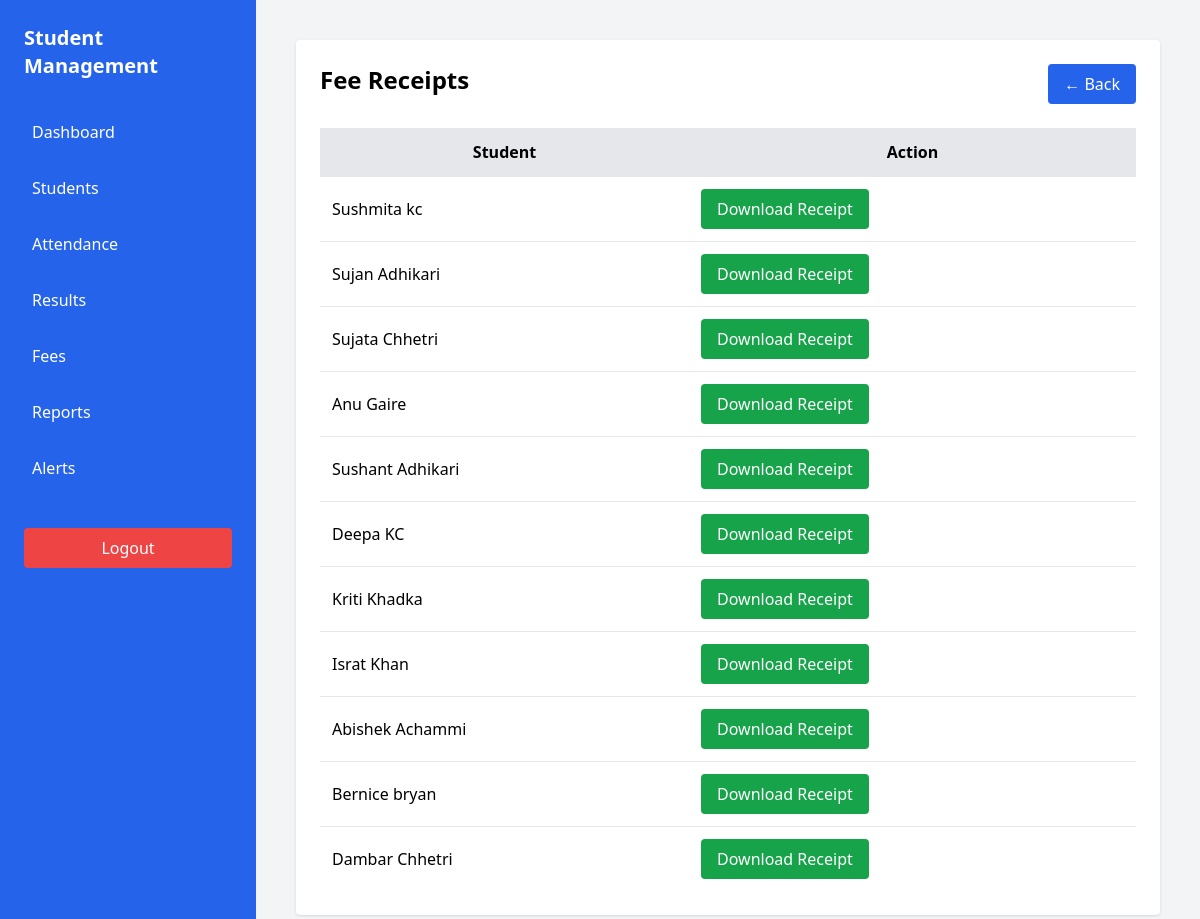
Page /fee_receipts.php on the committed database.
### tables this page shows
CREATE TABLE `students` (
  `student_id` int(11) NOT NULL,
  `first_name` varchar(50) DEFAULT NULL,
  `last_name` varchar(50) DEFAULT NULL,
  `email` varchar(100) DEFAULT NULL,
  `phone` varchar(20) DEFAULT NULL
);

### fee_receipts.php (the view, shortened to what this page needs)
<?php
include("database.php");
$result = mysqli_query($conn,"SELECT * FROM students");
?>
<!DOCTYPE html>
<html>
<head>
<script src="https://cdn.tailwindcss.com"></script>
</head>
<body class="bg-gray-100">
<div class="flex">
<?php include("sidebar.php"); ?>
<div class="flex-1 p-10">
<div class="max-w-4xl mx-auto bg-white p-6 rounded shadow">
<div class="flex justify-between mb-6">
<h1 class="text-2xl font-bold">Fee Receipts</h1>
<a href="dashboard.php"
class="bg-blue-600 text-white px-4 py-2 rounded hover:bg-blue-700">
← Back
</a>
</div>
<table class="w-full">
<tr class="bg-gray-200">
<th class="p-3">Student</th>
<th class="p-3">Action</th>
</tr>
<?php while($row=mysqli_fetch_assoc($result)){ ?>
<tr class="border-t">
<td class="p-3">
<?php echo $row['first_name']." ".$row['last_name']; ?>
</td>
<td class="p-3">
<a href="fee_receipt.php?id=<?php echo $row['student_id']; ?>" target="_blank"
class="inline-block bg-green-600 text-white px-4 py-2 rounded hover:bg-green-700">
Download Receipt
</a>
</td>
</tr>
<?php } ?>
</table>
</div>
</div>
</div>
</body>
</html>

### rows in the picture
students: first_name "Sushmita", last_name "kc"
students: first_name "Sujan", last_name "Adhikari"
students: first_name "Sujata", last_name "Chhetri"
students: first_name "Anu", last_name "Gaire"
students: first_name "Sushant", last_name "Adhikari"
students: first_name "Deepa", last_name "KC"
students: first_name "Kriti", last_name "Khadka"
students: first_name "Israt", last_name "Khan"
students: first_name "Abishek", last_name "Achammi"
students: first_name "Bernice", last_name "bryan"
students: first_name "Dambar", last_name "Chhetri"
